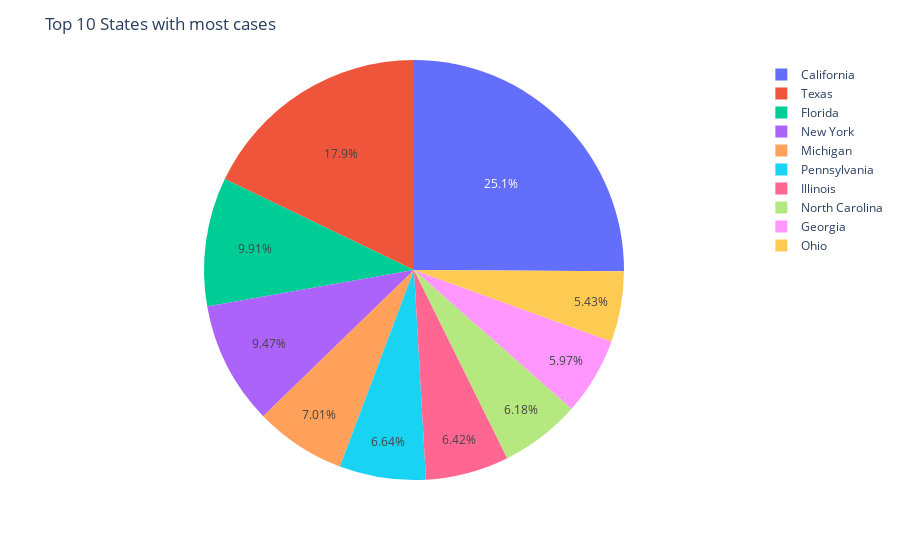

Source (notebook cell):
### Markdown cell above
### Identificar os estados com mais casos

### Code cell
states_with_most_cases = df['State'].value_counts().head(10)
print(f"Top 10 States with most cases: {states_with_most_cases}")

fig = px.pie(names=states_with_most_cases.index, values=states_with_most_cases.values)
fig.update_layout(title_text='Top 10 States with most cases')
fig.show()

### Figure 1 — Plotly figure (JSON) as saved in the notebook; plotly's stock layout.template omitted (floating-point values rounded to 4 significant figures)
{"data": [{"domain": {"x": [0, 1], "y": [0, 1]}, "hovertemplate": "label=%{label}<br>value=%{value}<extra></extra>", "labels": ["California", "Texas", "Florida", "New York", "Michigan", "Pennsylvania", "Illinois", "North Carolina", "Georgia", "Ohio"], "legendgroup": "", "name": "", "showlegend": true, "type": "pie", "values": [61555, 43827, 24311, 23234, 17198, 16294, 15747, 15150, 14651, 13313]}], "layout": {"legend": {"tracegroupgap": 0}, "margin": {"t": 60}, "title": {"text": "Top 10 States with most cases"}}}
